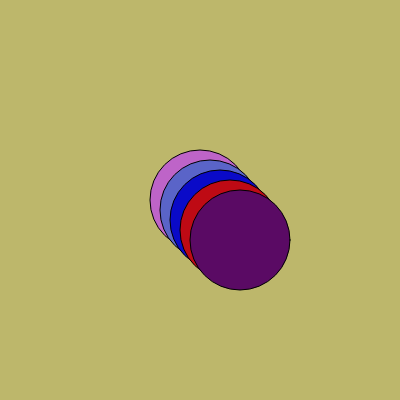
Frame 1 (no input)
Frame 60 (no input): identical to frame 1, image omitted
Frame 120 (the mouse pressed at the canvas centre since frame 60): identical to frame 1, image omitted

The p5.js sketch that drew this single still picture (run headless with seeded random() and noise() and a simulated clock; from frame 60 on, the mouse is pressed at the canvas centre):

// p5.js sketch
// ── sketch.js
function setup() {
    
    createCanvas(400, 400);
    background("DarkKhaki");
    
    multipleCircle(200, 200);
}


function draw() {
    
    
}


function multipleCircle (x, y) {
    
    fill(190, 100, 200);
    ellipse(x, y, 100, 100);
    
    fill(90, 100, 200);
    ellipse(x+10, y+10, 100, 100);
    
    fill(10, 10, 200);
    ellipse(x+20, y+20, 100, 100);
    
    fill(190, 10, 20);
    ellipse(x+30, y+30, 100, 100);
    
    fill(90, 10, 100);
    ellipse(x+40, y+40, 100, 100);
    
}
